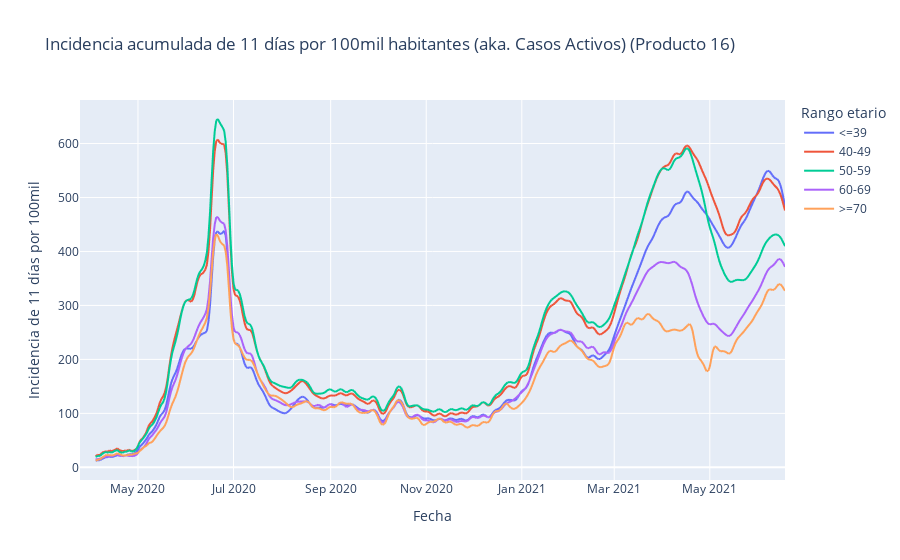

The notebook cell this image was saved under:
### Code cell
px.line(casos_100milhab.rolling(11).sum(),
        labels={
                     "value": "Incidencia de 11 días por 100mil",
                     "x": "Día",
                     "variable": "Rango etario"
              },
        title="Incidencia acumulada de 11 días por 100mil habitantes (aka. Casos Activos) (Producto 16)")

### Figure 1 — Plotly figure (JSON) as saved in the notebook; plotly's stock layout.template omitted (floating-point values rounded to 4 significant figures; data arrays with more than 128 entries replaced by an {"elided": "..."} marker saying what was removed)
{"data": [{"hovertemplate": "Rango etario=<=39<br>Fecha=%{x}<br>Incidencia de 11 días por 100mil=%{y}<extra></extra>", "legendgroup": "<=39", "line": {"color": "#636efa", "dash": "solid"}, "mode": "lines", "name": "<=39", "showlegend": true, "type": "scattergl", "x": {"elided": "451 str values"}, "xaxis": "x", "y": {"elided": "451 float values"}, "yaxis": "y"}, {"hovertemplate": "Rango etario=40-49<br>Fecha=%{x}<br>Incidencia de 11 días por 100mil=%{y}<extra></extra>", "legendgroup": "40-49", "line": {"color": "#EF553B", "dash": "solid"}, "mode": "lines", "name": "40-49", "showlegend": true, "type": "scattergl", "x": {"elided": "451 str values"}, "xaxis": "x", "y": {"elided": "451 float values"}, "yaxis": "y"}, {"hovertemplate": "Rango etario=50-59<br>Fecha=%{x}<br>Incidencia de 11 días por 100mil=%{y}<extra></extra>", "legendgroup": "50-59", "line": {"color": "#00cc96", "dash": "solid"}, "mode": "lines", "name": "50-59", "showlegend": true, "type": "scattergl", "x": {"elided": "451 str values"}, "xaxis": "x", "y": {"elided": "451 float values"}, "yaxis": "y"}, {"hovertemplate": "Rango etario=60-69<br>Fecha=%{x}<br>Incidencia de 11 días por 100mil=%{y}<extra></extra>", "legendgroup": "60-69", "line": {"color": "#ab63fa", "dash": "solid"}, "mode": "lines", "name": "60-69", "showlegend": true, "type": "scattergl", "x": {"elided": "451 str values"}, "xaxis": "x", "y": {"elided": "451 float values"}, "yaxis": "y"}, {"hovertemplate": "Rango etario=>=70<br>Fecha=%{x}<br>Incidencia de 11 días por 100mil=%{y}<extra></extra>", "legendgroup": ">=70", "line": {"color": "#FFA15A", "dash": "solid"}, "mode": "lines", "name": ">=70", "showlegend": true, "type": "scattergl", "x": {"elided": "451 str values"}, "xaxis": "x", "y": {"elided": "451 float values"}, "yaxis": "y"}], "layout": {"autosize": true, "legend": {"title": {"text": "Rango etario"}, "tracegroupgap": 0}, "title": {"text": "Incidencia acumulada de 11 días por 100mil habitantes (aka. Casos Activos) (Producto 16)"}, "xaxis": {"anchor": "y", "autorange": true, "domain": [0, 1], "range": ["2020-03-25", "2021-06-18"], "title": {"text": "Fecha"}, "type": "date"}, "yaxis": {"anchor": "x", "autorange": true, "domain": [0, 1], "range": [-23.49, 680.6], "title": {"text": "Incidencia de 11 días por 100mil"}, "type": "linear"}}}
